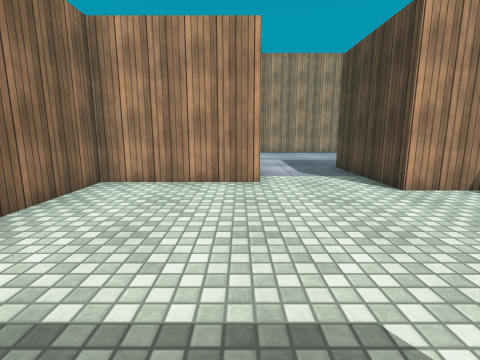
View 1 (above)

22 first-person views from a walk through a 3-D level made in the Unity game engine. The camera is 1.2 m above the floor, tilts 10° down and sees 85° across. The floor is counted in squares, 1 m on a side. Each view is taken from the middle of a square. On the plan, view 1 faces up. The plan holds only what a view shows up to about 12 squares ahead; the rest is blank. The place goes on beyond the plan. The player character is not drawn. Surface patterns are stand-ins for the level's own textures.

View 2
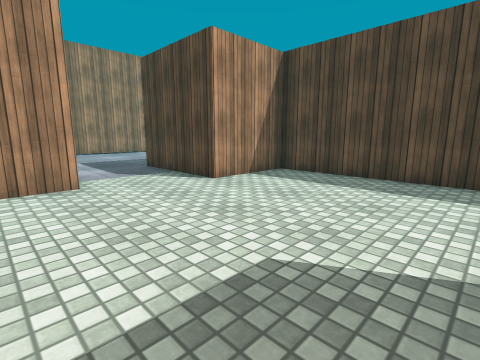

View 3
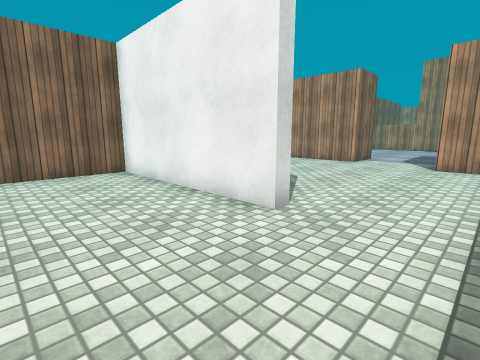

View 4
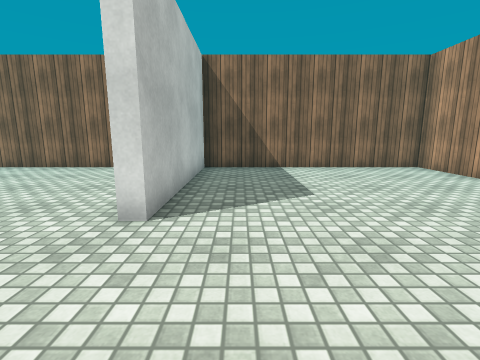

View 5
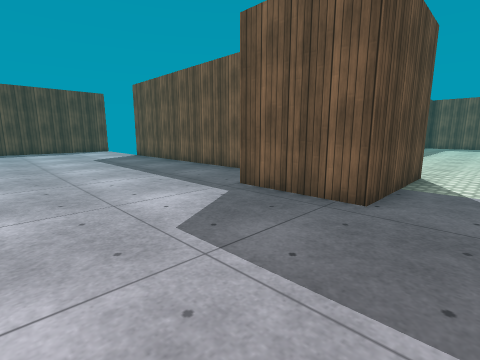

View 6
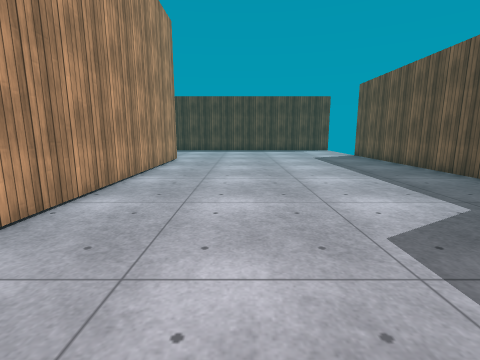

View 7
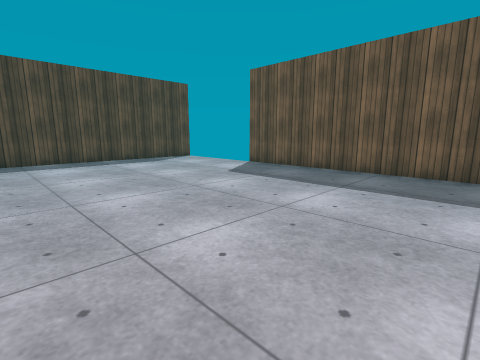

View 8
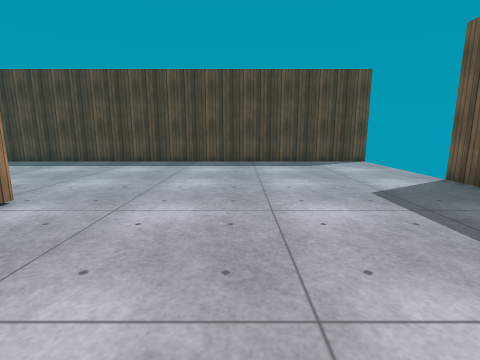

View 9
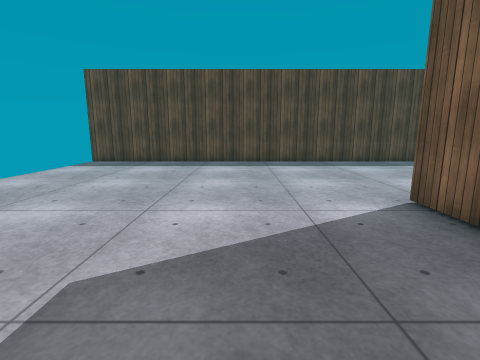

View 10
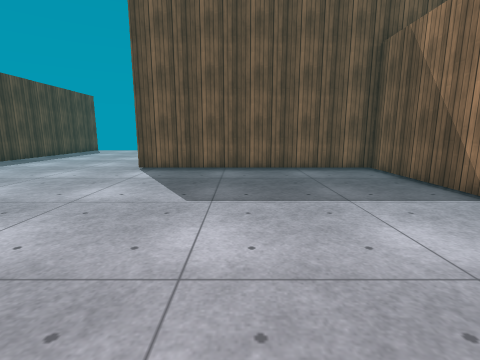

View 11
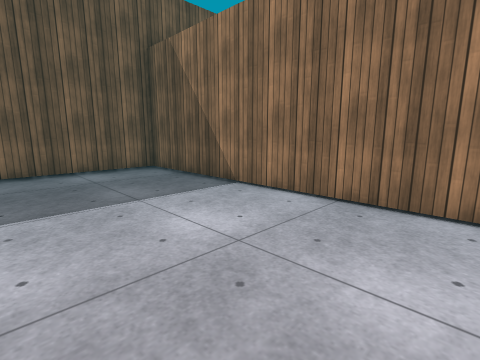

View 12
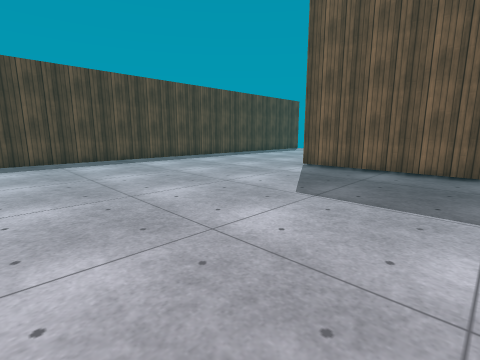

View 13
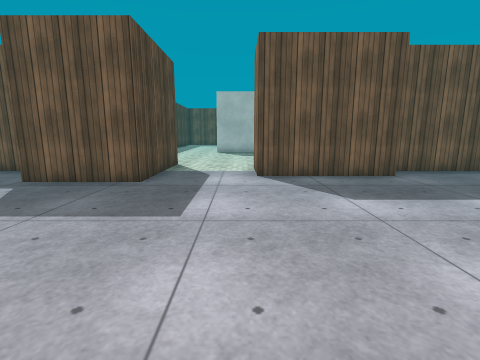

View 14
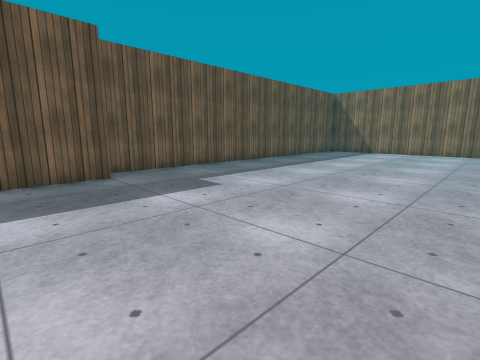

View 15
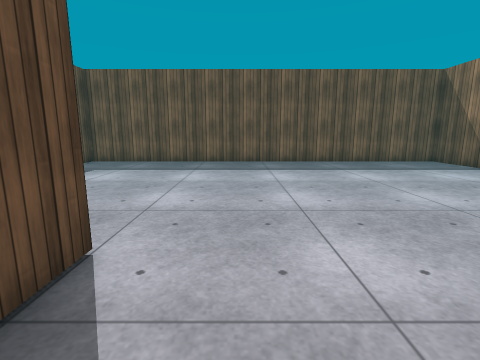

View 16
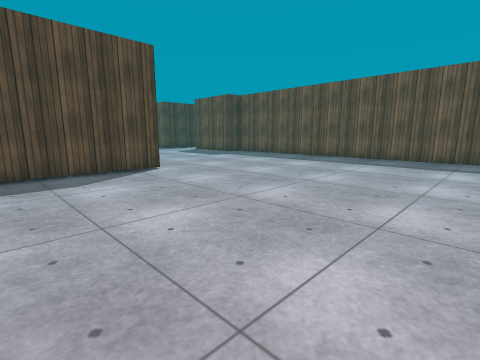

View 17
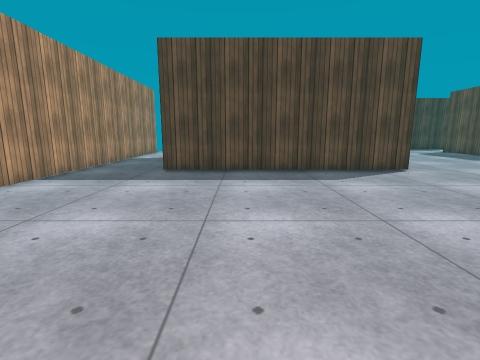

View 18
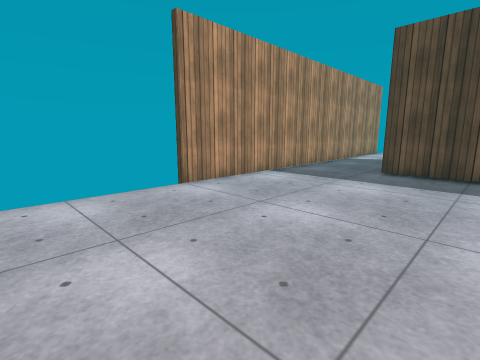

View 19
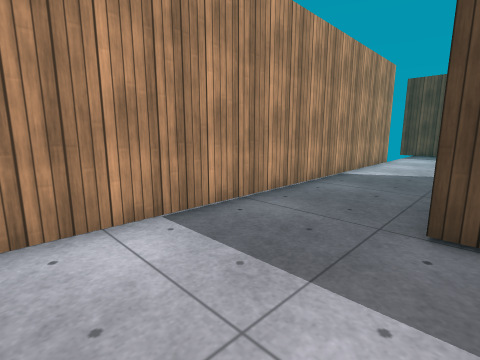

View 20
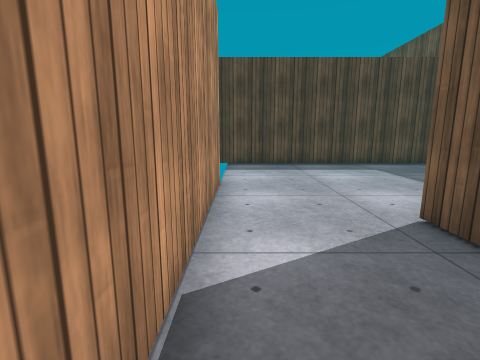

View 21
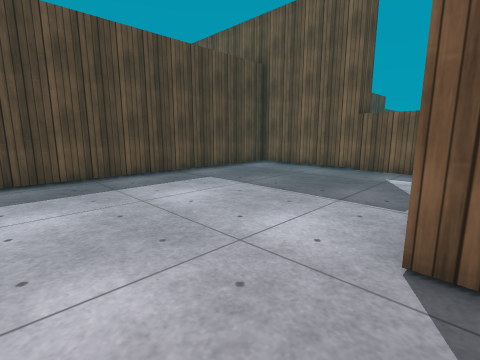

View 22
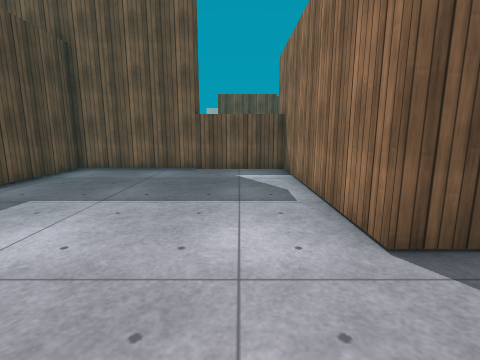

### Floor plan
Points are (right, up) in squares from view 1. A wall is a line through its corners. A room is listed if a view was taken in it or the views show most of it. See-through windows are left out.
Room 1 (views 1, 2, 3, 4, 5, 6, 7, 8, 9, 10, 11, 12, 13, 14, 15, 16, 17, 18, 19, 20, 21, 22)
walls: (-3.6, 8.5) (0.5, 8.5) (0.5, 6.5) (-3.5, 6.5) (-3.5, -1.3) (2.5, -1.3) (2.5, -1.7) (-3.5, -1.7) (-3.5, -5.5); (8.1, 7.5) (17, 7.5); (-8.5, 16.4) (-8.5, 24.5); (-3.5, 24.5) (-2.5, 24.5) (-2.5, 18) (4.5, 18) (4.5, 27.9); (0.5, 27.5) (-13.5, 27.5); (14.5, 17) (5.1, 17); (6.5, 27) (6.5, 18) (14.5, 18); (6.5, 0.2) (6.5, 5.5) (3.5, 5.5) (3.5, 9.5) (6.5, 9.5); (-17.5, 7.5) (-3.5, 7.5) (-3.5, 8.2); (21.5, 7.4) (21.5, 27.5)
ways out: gap at (17, 7)

Where each view was taken, in squares from view 1:
view 1: 0 up, 0 right, facing up
view 2: 0 up, 1 left, facing up-right
view 3: 5 down, 5 right, facing up-left
view 4: 0 up, 6 right, facing left
view 5: 14 up, 2 right, facing down-right
view 6: 14 up, 2 right, facing right
view 7: 16 up, 9 right, facing down-right
view 8: 13 up, 10 right, facing right
view 9: 21 up, 10 right, facing right
view 10: 27 up, 11 right, facing down
view 11: 27 up, 11 right, facing down-left
view 12: 27 up, 9 right, facing down-right
view 13: 16 up, 1 right, facing down
view 14: 16 up, 1 left, facing down-left
view 15: 19 up, 10 left, facing down
view 16: 21 up, 17 left, facing down-right
view 17: 22 up, 17 left, facing right
view 18: 22 up, 17 left, facing up-right
view 19: 24 up, 12 left, facing up-right
view 20: 27 up, 6 left, facing right
view 21: 27 up, 3 left, facing down-right
view 22: 27 up, 1 left, facing down
